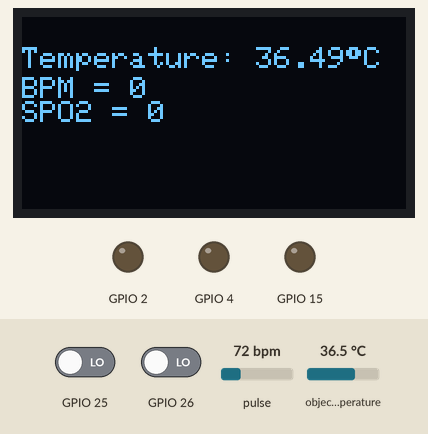
Simulated run of this program. Board: ESP32. Shown: 128×64 one-colour display, output pins drawn as LEDs (lit = HIGH). The inputs (shaded band) are chosen by the test bench; at power-on: object temperature 36.5 °C, GPIO 25 LOW, GPIO 26 LOW, pulse 72 bpm.

Above: at 2.2 s.
2.3 s: object temperature set to 20 °C
At 3.8 s:
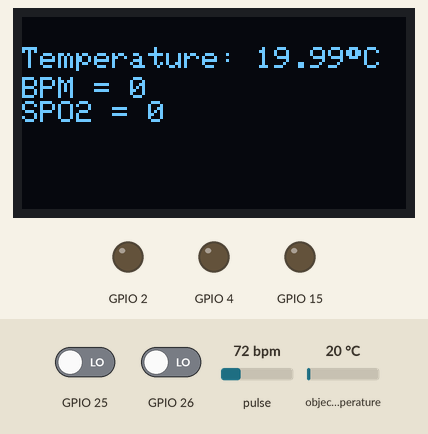
4.6 s: object temperature set to 26 °C
At 6.1 s:
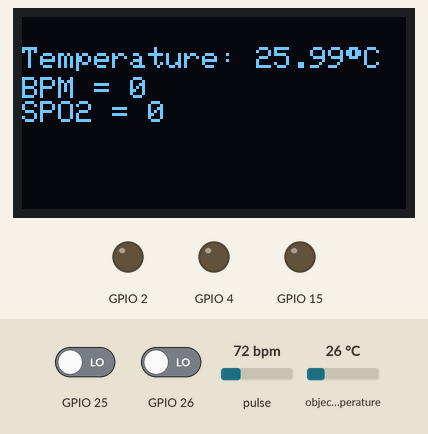
6.6 s: object temperature set to 32 °C
At 8.5 s:
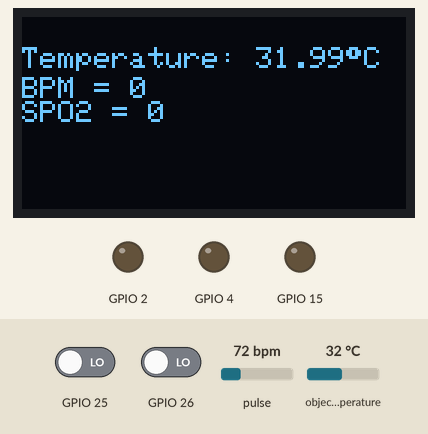
Timing chart, 0 to 10.0 s (numbered marks = the images above; inputs shaded):
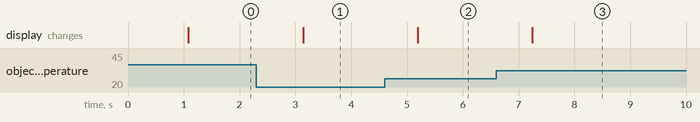

Measured:
- after the input at 2.3 s, the display: changes after 0.84 s (image 1)
- after the input at 4.6 s, the display: changes after 0.59 s (image 2)
- after the input at 6.6 s, the display: changes after 0.65 s (image 3)

The program:

main.cpp
```cpp
#include <Arduino.h>
#include <BLE_function.h>
#include <sensor_function.h>

#include <IO_function.h>
#include <Kernel_IO_function.h>

#include <Adafruit_GFX.h>
#include <Adafruit_SSD1306.h>

#define SCREEN_WIDTH 128    // OLED display width, in pixels
#define SCREEN_HEIGHT 64    // OLED display height, in pixels
#define OLED_RESET -1       // Reset pin # (or -1 if sharing Arduino reset pin)

#define MAX_BRIGHTNESS 255
#define bufferLength 100

Adafruit_SSD1306 display(SCREEN_WIDTH, SCREEN_HEIGHT, &Wire, OLED_RESET);

bool WorkMode = false;
bool start = false;

//uint8_t value[] = "HR:xxx,SPO2:xx,TEMP:xx";
char value[] = "HR:%d,SPO2:%d,TEMP:%d";

/* Temp varialble */
double temp_obj;
/* Heartbeat varialble */
int beatAvg = 0;
int AvgMax = 0;
bool agvValueFlag = false;
/* SPO2 varialble */
int oxygen;
int SPO2Max = 0;
bool spo2ValueFlag = false;

/*  IO Variable */
extern IO_Struct pLED1, pLED1, pLED3;
structIO_Manage_Output strLED_RD, strLED_GR, strLED_BL;
extern IO_Struct pBUT_1, pBUT_2;
structIO_Button strIO_Button_Value, strOld_IO_Button_Value;

void OLED_Display(double temp, int heartBeat, int32_t SPO2, bool mode);

void task_Temp(void *parameter) {
  for(;;) {
    temp_obj = mlx_getTemp();
    if(WorkMode)
    {
      OLED_Display(temp_obj, beatAvg, oxygen, true);
    }
    else
    {
      if(start)
      {
        if(!agvValueFlag){
          if(AvgMax <= beatAvg)
            AvgMax = beatAvg;
          else
            agvValueFlag = true;
        }
        if(!spo2ValueFlag){
          if(SPO2Max <= oxygen)
            SPO2Max = oxygen;
          else
            spo2ValueFlag = true;
        }
        if(agvValueFlag&&spo2ValueFlag)
        {
          agvValueFlag = false;
          spo2ValueFlag = false;
          start = false;
        }
        else{
          OLED_Display(temp_obj, AvgMax, SPO2Max, false);
        }
      }
      else
      {
        OLED_Display(temp_obj, AvgMax, SPO2Max, true);
      }
    }
    vTaskDelay(1000 / portTICK_PERIOD_MS);
  }
}

void task_MAX3010x(void *parameter) {
  for(;;) {
    MAX30105_getValue(oxygen, beatAvg);
  }
}
void task_IO(void *parameter)
{
  for(;;) {
    vIO_Output(&strLED_GR, &pLED1);
	  vIO_Output(&strLED_RD, &pLED2);
	  vIO_Output(&strLED_BL, &pLED3);

    /*** Get BT Value  ***/
    vGetIOButtonValue(eButton1, pBUT_1.read(), &strOld_IO_Button_Value, &strIO_Button_Value);
    vGetIOButtonValue(eButton2, pBUT_2.read(), &strOld_IO_Button_Value, &strIO_Button_Value);

    if(strOld_IO_Button_Value.bButtonState[eButton1] != strIO_Button_Value.bButtonState[eButton1])
    {
      strOld_IO_Button_Value.bButtonState[eButton1] = strIO_Button_Value.bButtonState[eButton1];
      strIO_Button_Value.bFlagNewButton = eTRUE;
    }
    if(strOld_IO_Button_Value.bButtonState[eButton2] != strIO_Button_Value.bButtonState[eButton2])
    {
      strOld_IO_Button_Value.bButtonState[eButton2] = strIO_Button_Value.bButtonState[eButton2];
      strIO_Button_Value.bFlagNewButton = eTRUE;
    }

    vTaskDelay(10 / portTICK_PERIOD_MS);
  }
}
void setup() {
  // put your setup code here, to run once:
  Serial.begin(115200);

  LED1_Init(&pLED1);
  LED2_Init(&pLED2);
  LED3_Init(&pLED3);

  strIO_Button_Value.bFlagNewButton =  eFALSE;
  BUTTON1_Init(&pBUT_1);
  strIO_Button_Value.bButtonState[eButton1] = eButtonRelease;
  strOld_IO_Button_Value.bButtonState[eButton1] = eButtonRelease;

  BUTTON2_Init(&pBUT_2);
  strIO_Button_Value.bButtonState[eButton2] = eButtonRelease;
  strOld_IO_Button_Value.bButtonState[eButton2] = eButtonRelease;

  sensor_setUp();
  display.begin(SSD1306_SWITCHCAPVCC, 0x3C);

  display.clearDisplay();
  display.setCursor(25,15);
  display.setTextSize(1);
  display.setTextColor(WHITE);
  display.println("FPT Wearable");
  display.setCursor(25,35);
  display.setTextSize(1);
  display.print("Press Start BT!");
  display.display();

  //BLE_Setup();
  delay(1000);
  //wifi_Setup();
  xTaskCreate(task_Temp,"Task 1",8192,NULL,2,NULL);
  xTaskCreate(task_MAX3010x,"Task 2",8192,NULL,1,NULL);
  xTaskCreate(task_IO,"Task 3",8192,NULL,1,NULL);
}

void loop() {
  // put your main code here, to run repeatedly:

  if(strIO_Button_Value.bButtonState[eButton2]==eButtonSingleClick)
  {
    strIO_Button_Value.bButtonState[eButton2] = eButtonHoldOff;
    vIO_ConfigOutput(&strLED_GR, (enumbool)(1 - (int)pLED1.writeSta()), 1, 1, eFALSE);
    WorkMode = !WorkMode;
    SPO2Max = 0;
    AvgMax = 0;
  }
  if(strIO_Button_Value.bButtonState[eButton1]==eButtonSingleClick)
  {
    strIO_Button_Value.bButtonState[eButton1] = eButtonHoldOff;
    if(!WorkMode)
    {
      vIO_ConfigOutput(&strLED_RD, eTRUE, 2, 50, eFALSE);
      OLED_Display(temp_obj, AvgMax, SPO2Max, false);

      SPO2Max = 0;
      AvgMax = 0;
      start = true;
    }
  }
}

void OLED_Display(double temp, int heartBeat, int32_t SPO2, bool mode)
{
  display.clearDisplay();
  display.setCursor(0,10);
  display.setTextSize(1);
  display.setTextColor(WHITE);
  display.print("Temperature: ");
  display.print(temp);
  display.print((char)247);
  display.println("C");
  //display.display();
  display.setCursor(0,20);
  if(mode)
  {

    display.print("BPM = ");
    display.println(heartBeat);
    display.print("SPO2 = ");
    display.println(SPO2);
  }
  else{
    display.print("Processing...");
  }
  display.display();
}
```
